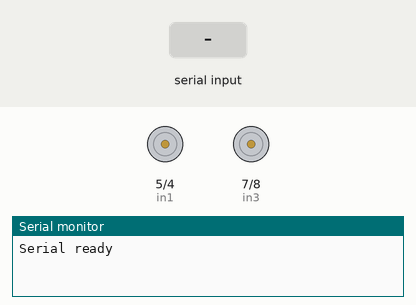
Bench run of a sketch on a simulated Arduino Uno, built with avr-gcc and run on an emulated ATmega328P. Shown: motor-driver pin pairs drawn as motors (green arrow = first pin HIGH = forward, orange = second pin HIGH = backward, longer = more drive, scaled by the enable pin), the last lines printed to the serial monitor. Inputs (shaded band) come from the test bench.

Above: at 1.2 s.
1.3 s: "F" received over the second serial link
At 2.1 s:
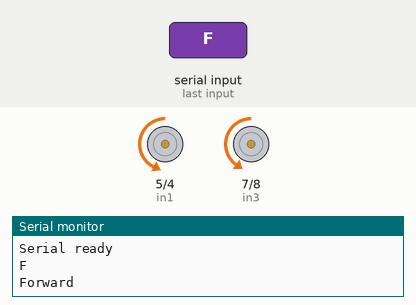
3.8 s: "B" received over the second serial link
At 4.4 s:
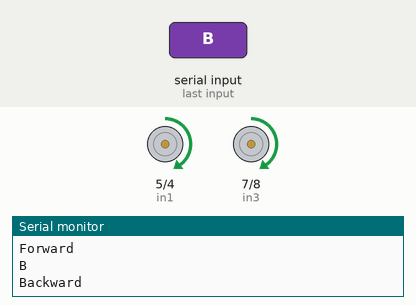
6.3 s: "R" received over the second serial link
At 6.46 s:
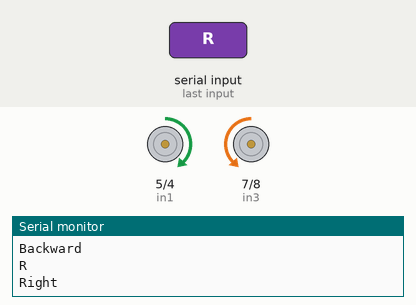
8.1 s: "L" received over the second serial link
At 8.26 s:
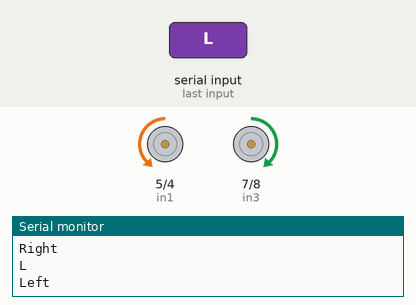
Timing chart, 0 to 10.9 s (numbered marks = the images above; inputs shaded):
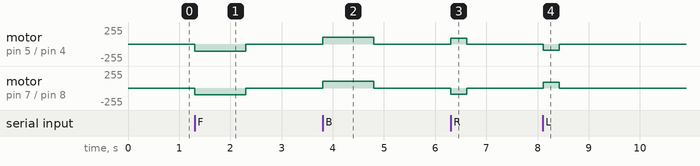

The sketch:

robopixle_bt.ino
```cpp
#include <SoftwareSerial.h>

// piny pro software serial
const int rxpin = 2;
const int txpin = 3;
// inicializace software serial
SoftwareSerial bluetooth(rxpin, txpin);
char ch = 'A';

// pripojeni pinu motoru
// motor A
const int enA = 6;
const int in1 = 5;
const int in2 = 4;
// motor B
const int enB = 9;
const int in3 = 7;
const int in4 = 8;

// maximalne 255
const int rychlost = 100;
const int rychlostOtocka = 90;
const int delkaOtocka = 280;
const int delkaKrok = 1000;

void setup() {
  pinMode(enA, OUTPUT);
  pinMode(enB, OUTPUT);
  pinMode(in1, OUTPUT);
  pinMode(in2, OUTPUT);
  pinMode(in3, OUTPUT);
  pinMode(in4, OUTPUT);

  //inicializace konzole
  Serial.begin(9600);
  Serial.println("Serial ready");

  // inicializace bluetooth
  bluetooth.begin(9600);
  bluetooth.println("Bluetooth ready");
}

// pusti oba motory
// vpred = true, pokud ma jet vpred
// cas = pocet ms, jak dlouho pojede
void obaMotory(bool vpred, int cas) {
  if (vpred) {
    // motor A
    digitalWrite(in1, LOW);
    digitalWrite(in2, HIGH);
    // motor B
    digitalWrite(in3, LOW);
    digitalWrite(in4, HIGH);
  } else {
    // motor A
    digitalWrite(in1, HIGH);
    digitalWrite(in2, LOW);
    // motor B
    digitalWrite(in3, HIGH);
    digitalWrite(in4, LOW);
  }
  // motor A
  if (vpred) {
    // drobna korekce nerovnomerneho navrtani motoru v pixli
    analogWrite(enA, rychlost + 10);
  } else  {
    analogWrite(enA, rychlost);
  }
  // motor B
  analogWrite(enB, rychlost);
  delay(cas);
  zastavOba();
}

// pokus o otocku vlevo o 90 stupnu
void zahniVlevo() {
    // motor A
    digitalWrite(in1, LOW);
    digitalWrite(in2, HIGH);
    // motor B
    digitalWrite(in3, HIGH);
    digitalWrite(in4, LOW);
  // motor A
  analogWrite(enA, rychlostOtocka);
  // motor B
  analogWrite(enB, rychlostOtocka);
  delay(delkaOtocka + 30);
  zastavOba();
}

// pokus o otocku vpravo o 90 stupnu
void zahniVpravo() {
    // motor A
    digitalWrite(in1, HIGH);
    digitalWrite(in2, LOW);
    // motor B
    digitalWrite(in3, LOW);
    digitalWrite(in4, HIGH);
  // motor A
  analogWrite(enA, rychlostOtocka);
  // motor B
  analogWrite(enB, rychlostOtocka);
  delay(delkaOtocka + 30);
  zastavOba();
}

// zastaveni obou motoru
void zastavOba() {
  digitalWrite(in1, LOW);
  digitalWrite(in2, LOW);
  digitalWrite(in3, LOW);
  digitalWrite(in4, LOW);
}

void loop() {
  if(bluetooth.available()){
    // nacti znak z bluetooth
    ch = bluetooth.read();
    // vypis na konzoli
    Serial.println(ch);

    if (ch == 'F') {
      Serial.println("Forward");
      obaMotory(true, delkaKrok);
    } else if (ch == 'B') {
      Serial.println("Backward");
      obaMotory(false, delkaKrok);
    } else if (ch == 'R') {
      Serial.println("Right");
      zahniVpravo();
    } else if (ch == 'L') {
      Serial.println("Left");
      zahniVlevo();
    }
  }
  delay(10);
}
```

Measured:
- after the input at 1.3 s, motor on pin 5 (in1) / pin 4 (in2): stopped → backward 110/255 at once, → stopped 1.0 s later; motor on pin 7 (in3) / pin 8 (in4): stopped → backward 100/255 at once, → stopped 1.0 s later
- after the input at 3.8 s, motor on pin 5 (in1) / pin 4 (in2), motor on pin 7 (in3) / pin 8 (in4): stopped → forward 100/255 at once, → stopped 1.0 s later
- after the input at 6.3 s, motor on pin 5 (in1) / pin 4 (in2): stopped → forward 90/255 at once, → stopped 0.31 s later; motor on pin 7 (in3) / pin 8 (in4): stopped → backward 90/255 at once, → stopped 0.31 s later
- after the input at 8.1 s, motor on pin 5 (in1) / pin 4 (in2): stopped → backward 90/255 at once, → stopped 0.31 s later; motor on pin 7 (in3) / pin 8 (in4): stopped → forward 90/255 at once, → stopped 0.31 s later
